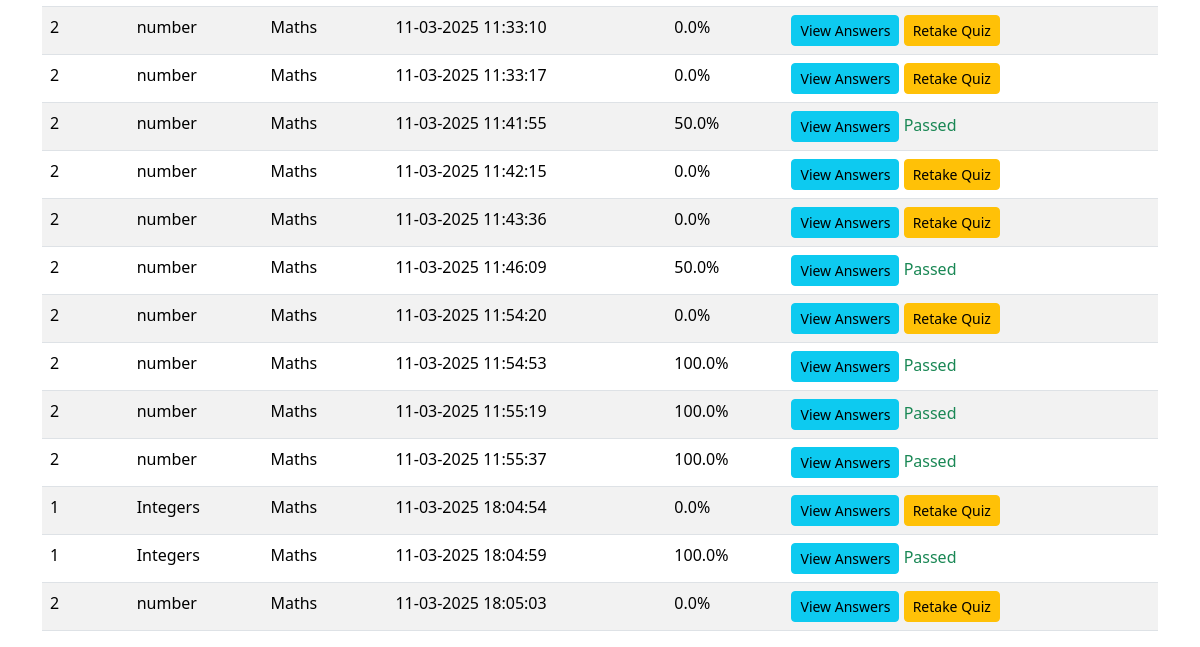
/user_scores (signed in, lower part), run on an earlier commit of the app's database.
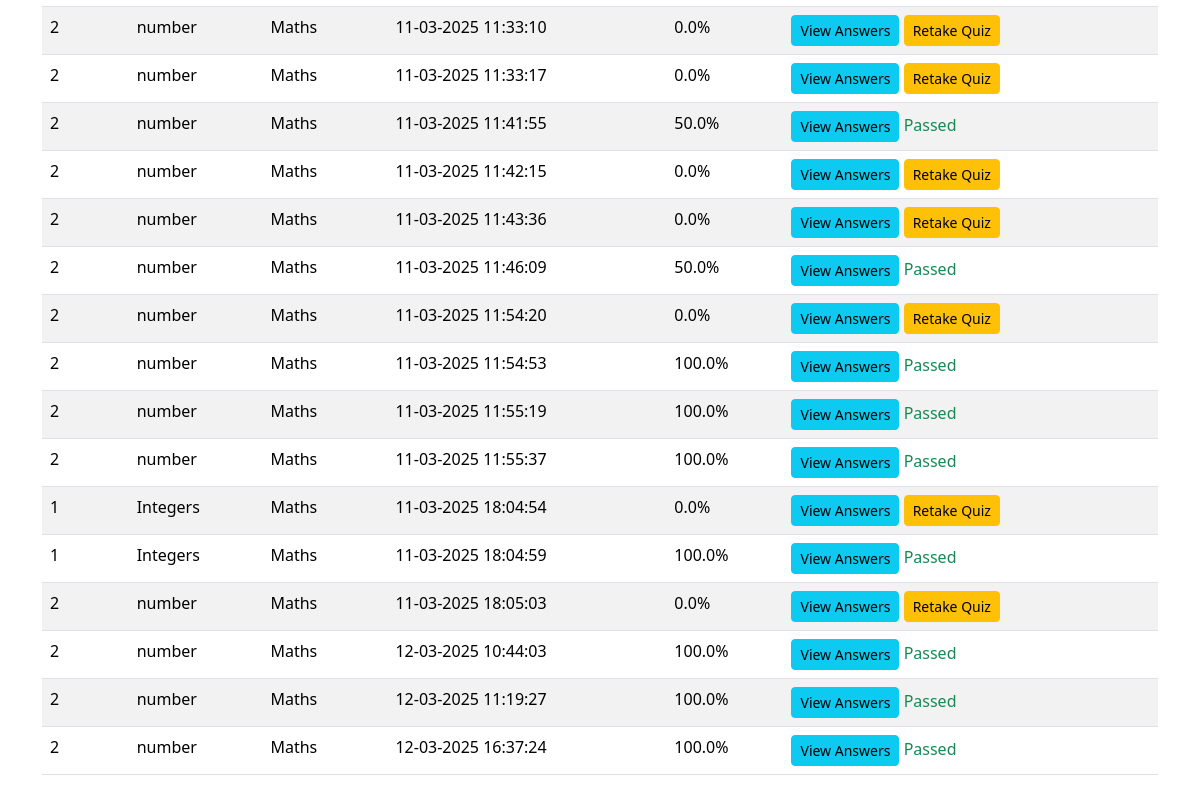
And on a later commit of the database.
### app.py (models this page shows)
class Score(db.Model):
    __tablename__ = 'score'
    ScoreID = db.Column(db.Integer, primary_key=True, autoincrement=True)
    QuizID = db.Column(db.Integer, db.ForeignKey('quiz.QuizID'), nullable=False)
    UserID = db.Column(db.Integer, db.ForeignKey('user.UserID'), nullable=False)
    TimeStamp = db.Column(db.DateTime, default=db.func.current_timestamp())  # Auto-fills time of attempt
    TotalScore = db.Column(db.Float, nullable=False)
    user = db.relationship('User', backref='scores')
    quiz = db.relationship('Quiz', backref='scores')

class Quiz(db.Model):
    __tablename__ = 'quiz'
    QuizID = db.Column(db.Integer, primary_key=True, autoincrement=True)
    Date_of_quiz = db.Column(db.Date, nullable=False)
    Time_duration = db.Column(db.String(5), nullable=False)  # Stores "HH:MM"
    Remarks = db.Column(db.String(500))
    ChapterID = db.Column(db.Integer, db.ForeignKey('chapter.ChapterID'), nullable=False)
    QuestionsR = db.relationship('Questions', backref='quiz', lazy=True)

class Chapter(db.Model):
    __tablename__ = 'chapter'
    ChapterID = db.Column(db.Integer, primary_key=True, autoincrement=True)
    Chaptername = db.Column(db.String(500), nullable=False)
    Description = db.Column(db.String(500), nullable=False)
    QuizR = db.relationship('Quiz', backref='chapter', lazy=True)
    SubjectID = db.Column(db.Integer, db.ForeignKey('subject.SubjectID'), nullable=False)
    subject = db.relationship('Subject', backref='chapters')

class Subject(db.Model):
    __tablename__ = 'subject'
    SubjectID = db.Column(db.Integer, primary_key=True, autoincrement=True)
    Subjectname = db.Column(db.String(500), nullable=False)
    Description = db.Column(db.String(500), nullable=False)

### app.py (the view)
@app.route('/user_scores')
def user_scores():
    if 'user_id' not in session:
        flash("Unauthorized access!", "danger")
        return redirect(url_for("home"))
    user_id = session['user_id']
    scores = Score.query.filter_by(UserID=user_id).all()
    for score in scores:
        score.retake_allowed = score.TotalScore < 40  # Check if score is below 40%
        ist_time = score.TimeStamp + timedelta(hours=5, minutes=30)  # Convert to IST
        score.ist_time_str = ist_time.strftime('%d-%m-%Y %H:%M:%S')  # Store as new variable
    return render_template("quiz_scores.html", scores=scores)

### templates/quiz_scores.html (shortened to what this page needs)
<!DOCTYPE html>
<html lang="en">
<head>
    <link href="https://cdn.jsdelivr.net/npm/bootstrap@5.3.2/dist/css/bootstrap.min.css" rel="stylesheet">
</head>
<body>
    <div class="container mt-4">
        {% if scores %}
        <table class="table table-striped">
            <tbody>
                {% for score in scores %}
                <tr>
                    <td>{{ score.quiz.QuizID }}</td>
                    <td>{{ score.quiz.chapter.Chaptername }}</td>
                    <td>{{ score.quiz.chapter.subject.Subjectname }}</td>
                    <td>{{ score.ist_time_str }}</td>
                    <td>{{ score.TotalScore }}%</td>
                    <td>
                        <button class="btn btn-info btn-sm" data-bs-toggle="modal" data-bs-target="#viewAnswers{{ score.ScoreID }}">View Answers</button>
                        {% if score.TotalScore < 40 %}
                            <a href="{{ url_for('start_quiz', quiz_id=score.quiz.QuizID) }}" class="btn btn-warning btn-sm">Retake Quiz</a>
                        {% else %}
                            <span class="text-success">Passed</span>
                        {% endif %}
                    </td>
                </tr>
                {% endfor %}
            </tbody>
        </table>
        {% else %}
        <p>No quiz attempts found.</p>
        {% endif %}
    </div>
</body>
</html>

What changed in the data, as far as the page shows it:
added Score: quiz.QuizID "2", quiz.chapter.Chaptername "number", quiz.chapter.subject.Subjectname "Maths", ist_time_str "12-03-2025 10:44:03", TotalScore "100.0", shows "Passed"
added Score: quiz.QuizID "2", quiz.chapter.Chaptername "number", quiz.chapter.subject.Subjectname "Maths", ist_time_str "12-03-2025 11:19:27", TotalScore "100.0", shows "Passed"
added Score: quiz.QuizID "2", quiz.chapter.Chaptername "number", quiz.chapter.subject.Subjectname "Maths", ist_time_str "12-03-2025 16:37:24", TotalScore "100.0", shows "Passed"
